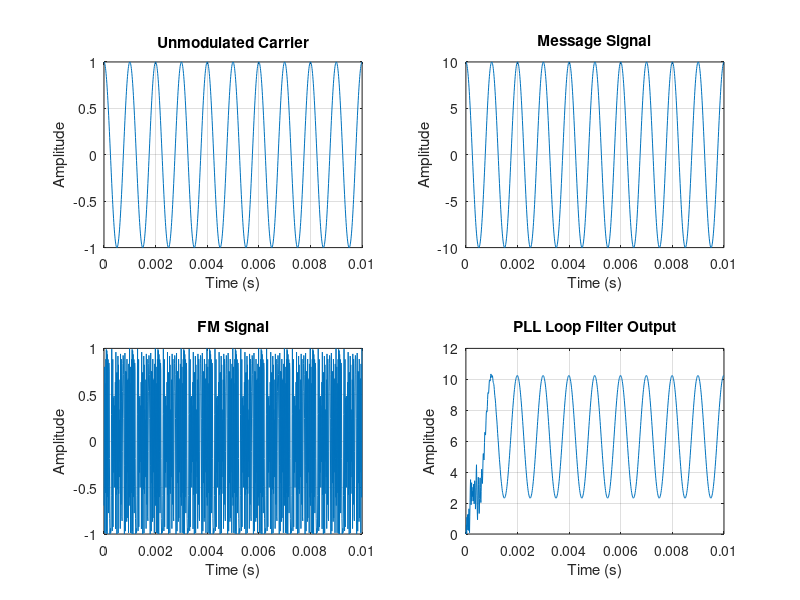

Recreate this plot in MATLAB.
clear all; 
close all;

% Set parameters
carrier_frequency = 1000;         % Set carrier frequency
sampling_frequency = 100000;      % Set sampling frequency
sample_count = 5000;              % Set number of samples
modulating_frequency = 1000;      % Set modulating frequency
modulation_index = 0.0628;        % Set modulation index

% Set higher gains for faster tracking
proportional_gain = 1;           % Set proportional gain for the loop filter
integral_gain = 0.1;                % Set integral gain for the loop filter

% Generate time vector
sampling_period = 1 / sampling_frequency; 
time = (0:sample_count-1) * sampling_period;

% Generate the message signal (modulating signal)
message_signal = 10*cos(2*pi*modulating_frequency*time);

% Generate the modulated and unmodulated carrier signals
modulated_carrier = exp(j * (2*pi*carrier_frequency*time + 2*pi*modulation_index*cumsum(message_signal)));
carrier = exp(j * 2*pi*carrier_frequency*time);

% Initialize necessary variables
phase_estimate = zeros(1, length(modulated_carrier));
error = zeros(1, length(modulated_carrier));
phase_detector_output = zeros(1, length(modulated_carrier));
vco_output = zeros(1, length(modulated_carrier));

phase_estimate(1) = 30; % Set initial phase estimate

% Start PLL loop
for n = 2:length(modulated_carrier)
    % Calculate VCO (Voltage Controlled Oscillator) output
    vco_output(n) = conj(exp(j * (2*pi*n*carrier_frequency/sampling_frequency + phase_estimate(n-1))));
    
    % Phase detector output
    phase_detector_output(n) = imag(modulated_carrier(n) * vco_output(n));
    
    % Loop Filter calculations
    proportional_control = proportional_gain * phase_detector_output(n);
    LPF_integration = integral_gain * (phase_detector_output(n) - phase_detector_output(n-1));
    
    % Update Phase error
    error(n) = error(n-1) + proportional_control + LPF_integration;
    
    % Update VCO: Update phase estimate
    phase_estimate(n) = phase_estimate(n-1) + error(n);
end

% Set time range for graph plotting
start_plot = 1;
end_plot = 1000;

% Start plotting
figure(1);

% Plot of unmodulated carrier
subplot(2,2,1);
plot(time(start_plot:end_plot), real(carrier(start_plot:end_plot)));
title('Unmodulated Carrier');
xlabel('Time (s)');
ylabel('Amplitude');
grid on;

% Plot of Message Signal
subplot(2,2,2);
plot(time(start_plot:end_plot), message_signal(start_plot:end_plot));
title('Message Signal');
xlabel('Time (s)');
ylabel('Amplitude');
grid on;

% Plot of FM Signal
subplot(2,2,3);
plot(time(start_plot:end_plot), real(modulated_carrier(start_plot:end_plot)));
title('FM Signal');
xlabel('Time (s)');
ylabel('Amplitude');
grid on;

% Plot of PLL Loop Filter Output
subplot(2,2,4);
plot(time(start_plot:end_plot), error(start_plot:end_plot));
title('PLL Loop Filter Output');
xlabel('Time (s)');
ylabel('Amplitude');
grid on;
